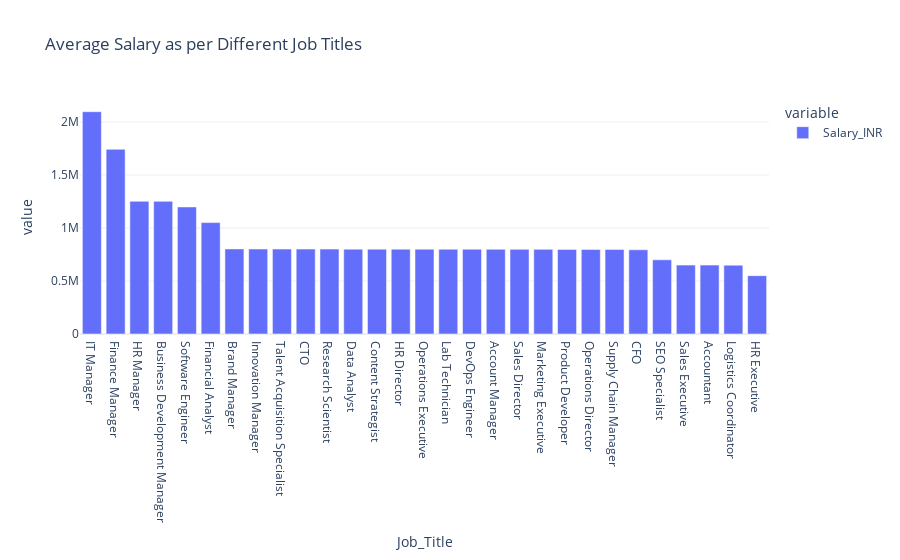

The code cell stored with this chart in its notebook:
### Markdown cell above
**Q5: Which is the Average Salary by Job Title**

### Code cell
Average_Salary_JT = df_hr.groupby("Job_Title")["Salary_INR"].mean().sort_values(ascending = False)

#Representing the info
fig = px.bar(Average_Salary_JT,
            labels = {"index": "Job Title", "values": "Salary(INR)" },
            title = "Average Salary as per Different Job Titles")
fig.show()

### Figure 1 — Plotly figure (JSON) as saved in the notebook; plotly's stock layout.template omitted (floating-point values rounded to 4 significant figures)
{"data": [{"alignmentgroup": "True", "hovertemplate": "variable=Salary_INR<br>Job_Title=%{x}<br>value=%{y}<extra></extra>", "legendgroup": "Salary_INR", "marker": {"color": "#636efa", "pattern": {"shape": ""}}, "name": "Salary_INR", "offsetgroup": "Salary_INR", "orientation": "v", "showlegend": true, "textposition": "auto", "type": "bar", "x": ["IT Manager", "Finance Manager", "HR Manager", "Business Development Manager", "Software Engineer", "Financial Analyst", "Brand Manager", "Innovation Manager", "Talent Acquisition Specialist", "CTO", "Research Scientist", "Data Analyst", "Content Strategist", "HR Director", "Operations Executive", "Lab Technician", "DevOps Engineer", "Account Manager", "Sales Director", "Marketing Executive", "Product Developer", "Operations Director", "Supply Chain Manager", "CFO", "SEO Specialist", "Sales Executive", "Accountant", "Logistics Coordinator", "HR Executive"], "xaxis": "x", "y": [2098000.0, 1743000.0, 1252000.0, 1252000.0, 1199000.0, 1052000.0, 803100.0, 801900.0, 801400.0, 801400.0, 801300.0, 801000.0, 800800.0, 800700.0, 800400.0, 800200.0, 799900.0, 799400.0, 799100.0, 798800.0, 798700.0, 798300.0, 798200.0, 795000.0, 700500.0, 650200.0, 650100.0, 649600.0, 550500.0], "yaxis": "y"}], "layout": {"barmode": "relative", "legend": {"title": {"text": "variable"}, "tracegroupgap": 0}, "title": {"text": "Average Salary as per Different Job Titles"}, "xaxis": {"anchor": "y", "domain": [0, 1], "title": {"text": "Job_Title"}}, "yaxis": {"anchor": "x", "domain": [0, 1], "title": {"text": "value"}}}}
